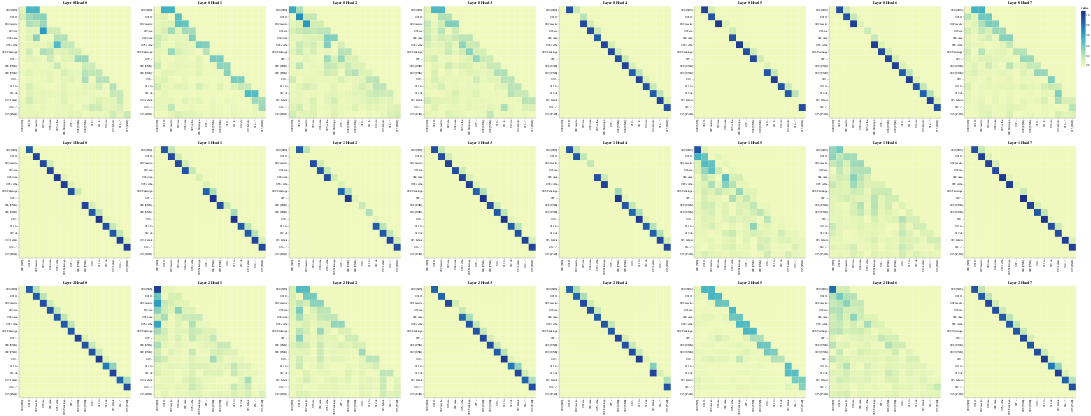

The notebook cell this image was saved under:
### Code cell
# Encoder Self-Attention
layers = [0, 1, 2]
heads = [0, 1, 2, 3, 4, 5, 6, 7]
get_all_attention_maps("decoder", layers, heads, decoder_input_tokens, decoder_input_tokens, min(20, sentence_len))

### Figure 1 — Vega-Lite specification as saved in the notebook (floating-point values rounded to 4 significant figures; data arrays with more than 128 entries replaced by an {"elided": "..."} marker saying what was removed)
{"config": {"view": {"continuousWidth": 400, "continuousHeight": 300}}, "vconcat": [{"hconcat": [{"data": {"name": "data-56ab782f5b220163a5dd4852863ad525"}, "mark": "rect", "encoding": {"color": {"field": "value", "type": "quantitative"}, "tooltip": [{"field": "row", "type": "quantitative"}, {"field": "column", "type": "quantitative"}, {"field": "value", "type": "quantitative"}, {"field": "row_token", "type": "nominal"}, {"field": "col_token", "type": "nominal"}], "x": {"axis": {"title": ""}, "field": "col_token", "type": "nominal"}, "y": {"axis": {"title": ""}, "field": "row_token", "type": "nominal"}}, "height": 400, "selection": {"selector121": {"type": "interval", "bind": "scales", "encodings": ["x", "y"]}}, "title": "Layer 0 Head 0", "width": 400}, {"data": {"name": "data-e38afe59436af465957ae10dc196251e"}, "mark": "rect", "encoding": {"color": {"field": "value", "type": "quantitative"}, "tooltip": [{"field": "row", "type": "quantitative"}, {"field": "column", "type": "quantitative"}, {"field": "value", "type": "quantitative"}, {"field": "row_token", "type": "nominal"}, {"field": "col_token", "type": "nominal"}], "x": {"axis": {"title": ""}, "field": "col_token", "type": "nominal"}, "y": {"axis": {"title": ""}, "field": "row_token", "type": "nominal"}}, "height": 400, "selection": {"selector122": {"type": "interval", "bind": "scales", "encodings": ["x", "y"]}}, "title": "Layer 0 Head 1", "width": 400}, {"data": {"name": "data-d742311b8587a0855c7b2bab1a705ea8"}, "mark": "rect", "encoding": {"color": {"field": "value", "type": "quantitative"}, "tooltip": [{"field": "row", "type": "quantitative"}, {"field": "column", "type": "quantitative"}, {"field": "value", "type": "quantitative"}, {"field": "row_token", "type": "nominal"}, {"field": "col_token", "type": "nominal"}], "x": {"axis": {"title": ""}, "field": "col_token", "type": "nominal"}, "y": {"axis": {"title": ""}, "field": "row_token", "type": "nominal"}}, "height": 400, "selection": {"selector123": {"type": "interval", "bind": "scales", "encodings": ["x", "y"]}}, "title": "Layer 0 Head 2", "width": 400}, {"data": {"name": "data-bca895b6acf325951d01b4bfa6fa9fa1"}, "mark": "rect", "encoding": {"color": {"field": "value", "type": "quantitative"}, "tooltip": [{"field": "row", "type": "quantitative"}, {"field": "column", "type": "quantitative"}, {"field": "value", "type": "quantitative"}, {"field": "row_token", "type": "nominal"}, {"field": "col_token", "type": "nominal"}], "x": {"axis": {"title": ""}, "field": "col_token", "type": "nominal"}, "y": {"axis": {"title": ""}, "field": "row_token", "type": "nominal"}}, "height": 400, "selection": {"selector124": {"type": "interval", "bind": "scales", "encodings": ["x", "y"]}}, "title": "Layer 0 Head 3", "width": 400}, {"data": {"name": "data-6d2f6d00f64bfd0f05655524ff7dee12"}, "mark": "rect", "encoding": {"color": {"field": "value", "type": "quantitative"}, "tooltip": [{"field": "row", "type": "quantitative"}, {"field": "column", "type": "quantitative"}, {"field": "value", "type": "quantitative"}, {"field": "row_token", "type": "nominal"}, {"field": "col_token", "type": "nominal"}], "x": {"axis": {"title": ""}, "field": "col_token", "type": "nominal"}, "y": {"axis": {"title": ""}, "field": "row_token", "type": "nominal"}}, "height": 400, "selection": {"selector125": {"type": "interval", "bind": "scales", "encodings": ["x", "y"]}}, "title": "Layer 0 Head 4", "width": 400}, {"data": {"name": "data-a0580d2dde4e1b0f15b49d7b6865e984"}, "mark": "rect", "encoding": {"color": {"field": "value", "type": "quantitative"}, "tooltip": [{"field": "row", "type": "quantitative"}, {"field": "column", "type": "quantitative"}, {"field": "value", "type": "quantitative"}, {"field": "row_token", "type": "nominal"}, {"field": "col_token", "type": "nominal"}], "x": {"axis": {"title": ""}, "field": "col_token", "type": "nominal"}, "y": {"axis": {"title": ""}, "field": "row_token", "type": "nominal"}}, "height": 400, "selection": {"selector126": {"type": "interval", "bind": "scales", "encodings": ["x", "y"]}}, "title": "Layer 0 Head 5", "width": 400}, {"data": {"name": "data-ee5b154556ffaea6fbd366a0eab0130a"}, "mark": "rect", "encoding": {"color": {"field": "value", "type": "quantitative"}, "tooltip": [{"field": "row", "type": "quantitative"}, {"field": "column", "type": "quantitative"}, {"field": "value", "type": "quantitative"}, {"field": "row_token", "type": "nominal"}, {"field": "col_token", "type": "nominal"}], "x": {"axis": {"title": ""}, "field": "col_token", "type": "nominal"}, "y": {"axis": {"title": ""}, "field": "row_token", "type": "nominal"}}, "height": 400, "selection": {"selector127": {"type": "interval", "bind": "scales", "encodings": ["x", "y"]}}, "title": "Layer 0 Head 6", "width": 400}, {"data": {"name": "data-dfd41b407949b666bc9f9feab1efbd57"}, "mark": "rect", "encoding": {"color": {"field": "value", "type": "quantitative"}, "tooltip": [{"field": "row", "type": "quantitative"}, {"field": "column", "type": "quantitative"}, {"field": "value", "type": "quantitative"}, {"field": "row_token", "type": "nominal"}, {"field": "col_token", "type": "nominal"}], "x": {"axis": {"title": ""}, "field": "col_token", "type": "nominal"}, "y": {"axis": {"title": ""}, "field": "row_token", "type": "nominal"}}, "height": 400, "selection": {"selector128": {"type": "interval", "bind": "scales", "encodings": ["x", "y"]}}, "title": "Layer 0 Head 7", "width": 400}]}, {"hconcat": [{"data": {"name": "data-a05f075a41007b3180118438e6ad5fe1"}, "mark": "rect", "encoding": {"color": {"field": "value", "type": "quantitative"}, "tooltip": [{"field": "row", "type": "quantitative"}, {"field": "column", "type": "quantitative"}, {"field": "value", "type": "quantitative"}, {"field": "row_token", "type": "nominal"}, {"field": "col_token", "type": "nominal"}], "x": {"axis": {"title": ""}, "field": "col_token", "type": "nominal"}, "y": {"axis": {"title": ""}, "field": "row_token", "type": "nominal"}}, "height": 400, "selection": {"selector129": {"type": "interval", "bind": "scales", "encodings": ["x", "y"]}}, "title": "Layer 1 Head 0", "width": 400}, {"data": {"name": "data-5484f6b6cfc4cbf9a7a6094218934a82"}, "mark": "rect", "encoding": {"color": {"field": "value", "type": "quantitative"}, "tooltip": [{"field": "row", "type": "quantitative"}, {"field": "column", "type": "quantitative"}, {"field": "value", "type": "quantitative"}, {"field": "row_token", "type": "nominal"}, {"field": "col_token", "type": "nominal"}], "x": {"axis": {"title": ""}, "field": "col_token", "type": "nominal"}, "y": {"axis": {"title": ""}, "field": "row_token", "type": "nominal"}}, "height": 400, "selection": {"selector130": {"type": "interval", "bind": "scales", "encodings": ["x", "y"]}}, "title": "Layer 1 Head 1", "width": 400}, {"data": {"name": "data-56dd824e461e1741db8bcf04104a01d0"}, "mark": "rect", "encoding": {"color": {"field": "value", "type": "quantitative"}, "tooltip": [{"field": "row", "type": "quantitative"}, {"field": "column", "type": "quantitative"}, {"field": "value", "type": "quantitative"}, {"field": "row_token", "type": "nominal"}, {"field": "col_token", "type": "nominal"}], "x": {"axis": {"title": ""}, "field": "col_token", "type": "nominal"}, "y": {"axis": {"title": ""}, "field": "row_token", "type": "nominal"}}, "height": 400, "selection": {"selector131": {"type": "interval", "bind": "scales", "encodings": ["x", "y"]}}, "title": "Layer 1 Head 2", "width": 400}, {"data": {"name": "data-4235cd05885a18ad43c6d1876d180f02"}, "mark": "rect", "encoding": {"color": {"field": "value", "type": "quantitative"}, "tooltip": [{"field": "row", "type": "quantitative"}, {"field": "column", "type": "quantitative"}, {"field": "value", "type": "quantitative"}, {"field": "row_token", "type": "nominal"}, {"field": "col_token", "type": "nominal"}], "x": {"axis": {"title": ""}, "field": "col_token", "type": "nominal"}, "y": {"axis": {"title": ""}, "field": "row_token", "type": "nominal"}}, "height": 400, "selection": {"selector132": {"type": "interval", "bind": "scales", "encodings": ["x", "y"]}}, "title": "Layer 1 Head 3", "width": 400}, {"data": {"name": "data-a9e13b1b2bd81ed90f95a6b19c413728"}, "mark": "rect", "encoding": {"color": {"field": "value", "type": "quantitative"}, "tooltip": [{"field": "row", "type": "quantitative"}, {"field": "column", "type": "quantitative"}, {"field": "value", "type": "quantitative"}, {"field": "row_token", "type": "nominal"}, {"field": "col_token", "type": "nominal"}], "x": {"axis": {"title": ""}, "field": "col_token", "type": "nominal"}, "y": {"axis": {"title": ""}, "field": "row_token", "type": "nominal"}}, "height": 400, "selection": {"selector133": {"type": "interval", "bind": "scales", "encodings": ["x", "y"]}}, "title": "Layer 1 Head 4", "width": 400}, {"data": {"name": "data-f44491121c64113c585b59aa839e841f"}, "mark": "rect", "encoding": {"color": {"field": "value", "type": "quantitative"}, "tooltip": [{"field": "row", "type": "quantitative"}, {"field": "column", "type": "quantitative"}, {"field": "value", "type": "quantitative"}, {"field": "row_token", "type": "nominal"}, {"field": "col_token", "type": "nominal"}], "x": {"axis": {"title": ""}, "field": "col_token", "type": "nominal"}, "y": {"axis": {"title": ""}, "field": "row_token", "type": "nominal"}}, "height": 400, "selection": {"selector134": {"type": "interval", "bind": "scales", "encodings": ["x", "y"]}}, "title": "Layer 1 Head 5", "width": 400}, {"data": {"name": "data-c4d9b9906d1e473d0353a2b62f9b9e1d"}, "mark": "rect", "encoding": {"color": {"field": "value", "type": "quantitative"}, "tooltip": [{"field": "row", "type": "quantitative"}, {"field": "column", "type": "quantitative"}, {"field": "value", "type": "quantitative"}, {"field": "row_token", "type": "nominal"}, {"field": "col_token", "type": "nominal"}], "x": {"axis": {"title": ""}, "field": "col_token", "type": "nominal"}, "y": {"axis": {"title": ""}, "field": "row_token", "type": "nominal"}}, "height": 400, "selection": {"selector135": {"type": "interval", "bind": "scales", "encodings": ["x", "y"]}}, "title": "Layer 1 Head 6", "width": 400}, {"data": {"name": "data-af195d56043b3966f7e19e3709d69d2b"}, "mark": "rect", "encoding": {"color": {"field": "value", "type": "quantitative"}, "tooltip": [{"field": "row", "type": "quantitative"}, {"field": "column", "type": "quantitative"}, {"field": "value", "type": "quantitative"}, {"field": "row_token", "type": "nominal"}, {"field": "col_token", "type": "nominal"}], "x": {"axis": {"title": ""}, "field": "col_token", "type": "nominal"}, "y": {"axis": {"title": ""}, "field": "row_token", "type": "nominal"}}, "height": 400, "selection": {"selector136": {"type": "interval", "bind": "scales", "encodings": ["x", "y"]}}, "title": "Layer 1 Head 7", "width": 400}]}, {"hconcat": [{"data": {"name": "data-f2095c19873614f382ca15e03589ac91"}, "mark": "rect", "encoding": {"color": {"field": "value", "type": "quantitative"}, "tooltip": [{"field": "row", "type": "quantitative"}, {"field": "column", "type": "quantitative"}, {"field": "value", "type": "quantitative"}, {"field": "row_token", "type": "nominal"}, {"field": "col_token", "type": "nominal"}], "x": {"axis": {"title": ""}, "field": "col_token", "type": "nominal"}, "y": {"axis": {"title": ""}, "field": "row_token", "type": "nominal"}}, "height": 400, "selection": {"selector137": {"type": "interval", "bind": "scales", "encodings": ["x", "y"]}}, "title": "Layer 2 Head 0", "width": 400}, {"data": {"name": "data-2c7df96779430d3c308fcbc1c6be4d83"}, "mark": "rect", "encoding": {"color": {"field": "value", "type": "quantitative"}, "tooltip": [{"field": "row", "type": "quantitative"}, {"field": "column", "type": "quantitative"}, {"field": "value", "type": "quantitative"}, {"field": "row_token", "type": "nominal"}, {"field": "col_token", "type": "nominal"}], "x": {"axis": {"title": ""}, "field": "col_token", "type": "nominal"}, "y": {"axis": {"title": ""}, "field": "row_token", "type": "nominal"}}, "height": 400, "selection": {"selector138": {"type": "interval", "bind": "scales", "encodings": ["x", "y"]}}, "title": "Layer 2 Head 1", "width": 400}, {"data": {"name": "data-8c8d8988cc48ad517b2e38dbaa9a1a1b"}, "mark": "rect", "encoding": {"color": {"field": "value", "type": "quantitative"}, "tooltip": [{"field": "row", "type": "quantitative"}, {"field": "column", "type": "quantitative"}, {"field": "value", "type": "quantitative"}, {"field": "row_token", "type": "nominal"}, {"field": "col_token", "type": "nominal"}], "x": {"axis": {"title": ""}, "field": "col_token", "type": "nominal"}, "y": {"axis": {"title": ""}, "field": "row_token", "type": "nominal"}}, "height": 400, "selection": {"selector139": {"type": "interval", "bind": "scales", "encodings": ["x", "y"]}}, "title": "Layer 2 Head 2", "width": 400}, {"data": {"name": "data-b4f67ed0d8ead4523a9d1c5455d667b9"}, "mark": "rect", "encoding": {"color": {"field": "value", "type": "quantitative"}, "tooltip": [{"field": "row", "type": "quantitative"}, {"field": "column", "type": "quantitative"}, {"field": "value", "type": "quantitative"}, {"field": "row_token", "type": "nominal"}, {"field": "col_token", "type": "nominal"}], "x": {"axis": {"title": ""}, "field": "col_token", "type": "nominal"}, "y": {"axis": {"title": ""}, "field": "row_token", "type": "nominal"}}, "height": 400, "selection": {"selector140": {"type": "interval", "bind": "scales", "encodings": ["x", "y"]}}, "title": "Layer 2 Head 3", "width": 400}, {"data": {"name": "data-67252d83a211763ee01a1f5499293994"}, "mark": "rect", "encoding": {"color": {"field": "value", "type": "quantitative"}, "tooltip": [{"field": "row", "type": "quantitative"}, {"field": "column", "type": "quantitative"}, {"field": "value", "type": "quantitative"}, {"field": "row_token", "type": "nominal"}, {"field": "col_token", "type": "nominal"}], "x": {"axis": {"title": ""}, "field": "col_token", "type": "nominal"}, "y": {"axis": {"title": ""}, "field": "row_token", "type": "nominal"}}, "height": 400, "selection": {"selector141": {"type": "interval", "bind": "scales", "encodings": ["x", "y"]}}, "title": "Layer 2 Head 4", "width": 400}, {"data": {"name": "data-a4d250642c5343ffad650cd4c8ac712b"}, "mark": "rect", "encoding": {"color": {"field": "value", "type": "quantitative"}, "tooltip": [{"field": "row", "type": "quantitative"}, {"field": "column", "type": "quantitative"}, {"field": "value", "type": "quantitative"}, {"field": "row_token", "type": "nominal"}, {"field": "col_token", "type": "nominal"}], "x": {"axis": {"title": ""}, "field": "col_token", "type": "nominal"}, "y": {"axis": {"title": ""}, "field": "row_token", "type": "nominal"}}, "height": 400, "selection": {"selector142": {"type": "interval", "bind": "scales", "encodings": ["x", "y"]}}, "title": "Layer 2 Head 5", "width": 400}, {"data": {"name": "data-69f9d8ecefb00a71c06b7564914782ab"}, "mark": "rect", "encoding": {"color": {"field": "value", "type": "quantitative"}, "tooltip": [{"field": "row", "type": "quantitative"}, {"field": "column", "type": "quantitative"}, {"field": "value", "type": "quantitative"}, {"field": "row_token", "type": "nominal"}, {"field": "col_token", "type": "nominal"}], "x": {"axis": {"title": ""}, "field": "col_token", "type": "nominal"}, "y": {"axis": {"title": ""}, "field": "row_token", "type": "nominal"}}, "height": 400, "selection": {"selector143": {"type": "interval", "bind": "scales", "encodings": ["x", "y"]}}, "title": "Layer 2 Head 6", "width": 400}, {"data": {"name": "data-a5c55444823c7d1eebf272b072d1e172"}, "mark": "rect", "encoding": {"color": {"field": "value", "type": "quantitative"}, "tooltip": [{"field": "row", "type": "quantitative"}, {"field": "column", "type": "quantitative"}, {"field": "value", "type": "quantitative"}, {"field": "row_token", "type": "nominal"}, {"field": "col_token", "type": "nominal"}], "x": {"axis": {"title": ""}, "field": "col_token", "type": "nominal"}, "y": {"axis": {"title": ""}, "field": "row_token", "type": "nominal"}}, "height": 400, "selection": {"selector144": {"type": "interval", "bind": "scales", "encodings": ["x", "y"]}}, "title": "Layer 2 Head 7", "width": 400}]}], "$schema": "https://vega.github.io/schema/vega-lite/v4.17.0.json", "datasets": {"data-56ab782f5b220163a5dd4852863ad525": {"elided": "256 records"}, "data-e38afe59436af465957ae10dc196251e": {"elided": "256 records"}, "data-d742311b8587a0855c7b2bab1a705ea8": {"elided": "256 records"}, "data-bca895b6acf325951d01b4bfa6fa9fa1": {"elided": "256 records"}, "data-6d2f6d00f64bfd0f05655524ff7dee12": {"elided": "256 records"}, "data-a0580d2dde4e1b0f15b49d7b6865e984": {"elided": "256 records"}, "data-ee5b154556ffaea6fbd366a0eab0130a": {"elided": "256 records"}, "data-dfd41b407949b666bc9f9feab1efbd57": {"elided": "256 records"}, "data-a05f075a41007b3180118438e6ad5fe1": {"elided": "256 records"}, "data-5484f6b6cfc4cbf9a7a6094218934a82": {"elided": "256 records"}, "data-56dd824e461e1741db8bcf04104a01d0": {"elided": "256 records"}, "data-4235cd05885a18ad43c6d1876d180f02": {"elided": "256 records"}, "data-a9e13b1b2bd81ed90f95a6b19c413728": {"elided": "256 records"}, "data-f44491121c64113c585b59aa839e841f": {"elided": "256 records"}, "data-c4d9b9906d1e473d0353a2b62f9b9e1d": {"elided": "256 records"}, "data-af195d56043b3966f7e19e3709d69d2b": {"elided": "256 records"}, "data-f2095c19873614f382ca15e03589ac91": {"elided": "256 records"}, "data-2c7df96779430d3c308fcbc1c6be4d83": {"elided": "256 records"}, "data-8c8d8988cc48ad517b2e38dbaa9a1a1b": {"elided": "256 records"}, "data-b4f67ed0d8ead4523a9d1c5455d667b9": {"elided": "256 records"}, "data-67252d83a211763ee01a1f5499293994": {"elided": "256 records"}, "data-a4d250642c5343ffad650cd4c8ac712b": {"elided": "256 records"}, "data-69f9d8ecefb00a71c06b7564914782ab": {"elided": "256 records"}, "data-a5c55444823c7d1eebf272b072d1e172": {"elided": "256 records"}}}
